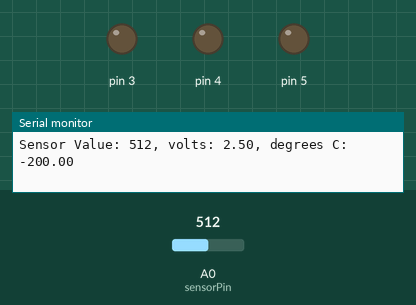
This sketch was run on a simulated Arduino Uno, built with avr-gcc and run on an emulated ATmega328P. Parts: output pins drawn as LEDs (lit = HIGH), the last lines printed to the serial monitor. The inputs (shaded band) are chosen by the test bench; at power-on: A0 (sensorPin) = 512.

Above: at 1.2 s.
1.3 s: A0 (sensorPin) set to 73
2.8 s: A0 (sensorPin) set to 65
At 3.2 s:
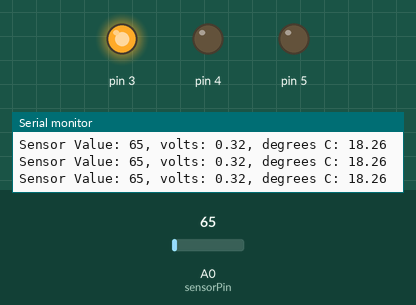
4.3 s: A0 (sensorPin) set to 0
At 5.1 s:
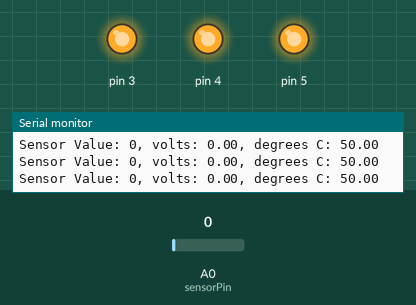
5.8 s: A0 (sensorPin) set to 122
At 7.0 s:
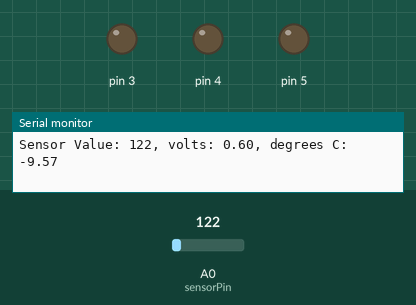
Timing chart, 0 to 8.3 s (numbered marks = the images above; inputs shaded):
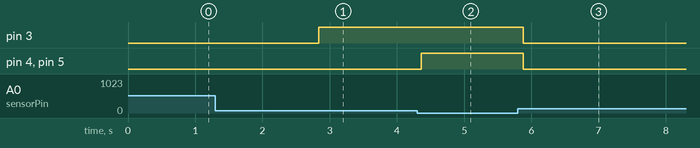

Measured:
- the behaviour switches between 66 and 65 on A0 (sensorPin) (found by bisection; images 0 and 1)
- after the input at 2.8 s, pin 3: LOW → HIGH at once
- after the input at 4.3 s, pin 4, pin 5: LOW → HIGH after 0.06 s
- after the input at 5.8 s, pin 3–5: HIGH → LOW after 0.08 s

The sketch:

proj_3_loveometer.ino
```cpp
const int sensorPin = A0;
const float baselineTemp = 16.0;

void setup() {
  // put your setup code here, to run once:
  Serial.begin(9600); // open a serial port

  for(int pinNumber = 3; pinNumber<6; pinNumber++){
    pinMode(pinNumber, OUTPUT);
    digitalWrite(pinNumber, LOW);
  }
}

void loop(){
  // put your main code here, to run repeatedly:
  int sensorVal = analogRead(sensorPin);
  Serial.print("Sensor Value: ");
  Serial.print(sensorVal);
  // convert the ADC reading to voltage
  float voltage = (sensorVal/1024.0) * 5.0;
  Serial.print(", volts: ");
  Serial.print(voltage);
  Serial.print(", degrees C: ");
  //convert the voltage to temperature in degrees
  float temperature = -(voltage - .5) * 100; // the - sign was added by me
  Serial.println(temperature);

  if(temperature < baselineTemp+2){ // temperature < 18
    digitalWrite(3, LOW);
    digitalWrite(4, LOW);
    digitalWrite(5, LOW);
  }else if(temperature >= baselineTemp+2 && //18 <= Temperature < 19
   temperature < baselineTemp+3){
    digitalWrite(3, HIGH);
    digitalWrite(4, LOW);
    digitalWrite(5, LOW);
  }else if(temperature >= baselineTemp+3 && // 19 <= Temperature < 20
   temperature < baselineTemp+4){
    digitalWrite(3, HIGH);
    digitalWrite(4, HIGH);
    digitalWrite(5, LOW);
   }else if(temperature >= baselineTemp+4){ // 20 <= Temperature
    digitalWrite(3, HIGH);
    digitalWrite(4, HIGH);
    digitalWrite(5, HIGH);
   }
   delay(100);
}
```
